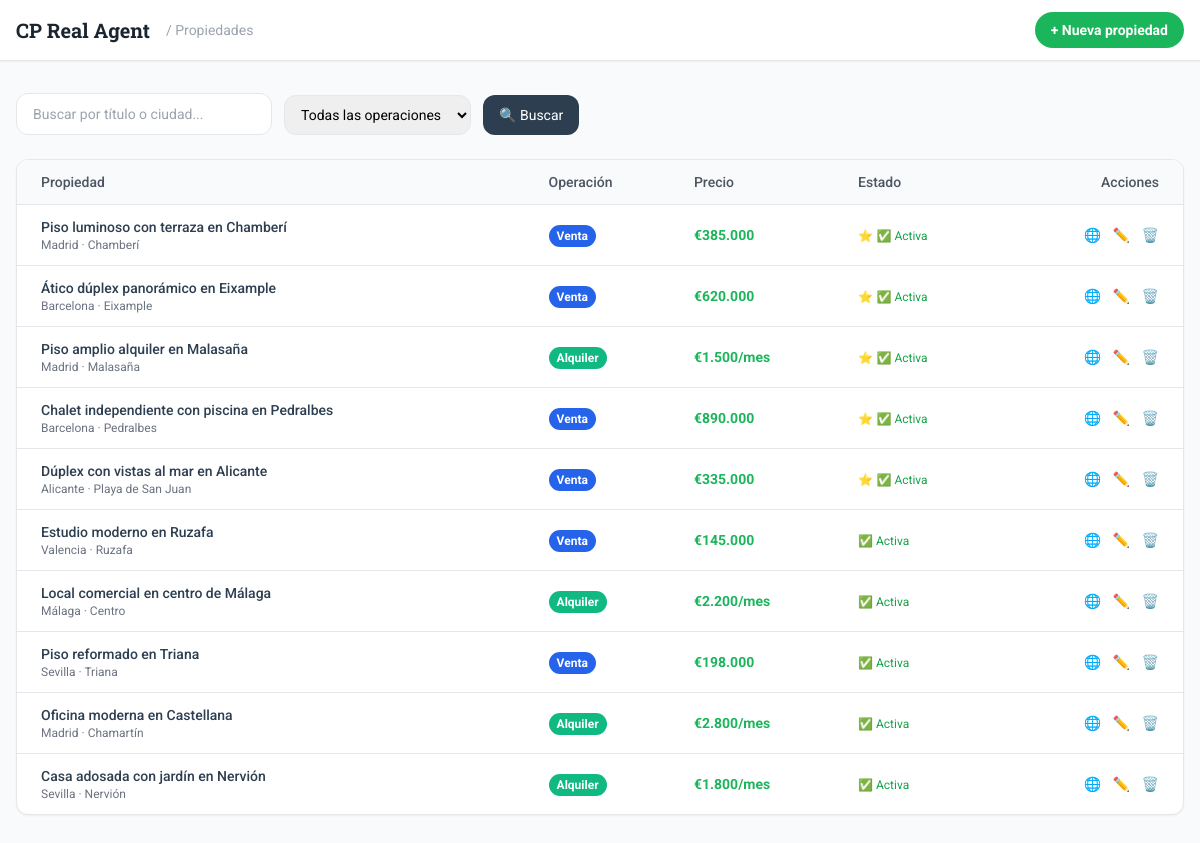
The page /admin/propiedades/listar.php (signed in) on the database its author committed.
### tables this page shows
CREATE TABLE IF NOT EXISTS `propiedades` (
  `id` INT AUTO_INCREMENT PRIMARY KEY,
  `titulo` VARCHAR(200) NOT NULL,
  `slug` VARCHAR(220) UNIQUE NOT NULL,
  `descripcion` TEXT NOT NULL,
  `tipo_operacion` ENUM('alquiler','venta','traspaso','compartir') NOT NULL,
  `tipo_inmueble` ENUM('piso','casa','chalet','atico','duplex','estudio','local','oficina','terreno','garaje') NOT NULL,
  `precio` DECIMAL(12,2) NOT NULL,
  `moneda` CHAR(3) DEFAULT 'EUR',
  `superficie` DECIMAL(8,2) DEFAULT NULL,
  `superficie_util` DECIMAL(8,2) DEFAULT NULL,
  `habitaciones` TINYINT DEFAULT NULL,
  `banos` TINYINT DEFAULT NULL,
  `planta` VARCHAR(50) DEFAULT NULL,
  `ascensor` TINYINT(1) DEFAULT 0,
  `terraza` TINYINT(1) DEFAULT 0,
  `garaje` TINYINT(1) DEFAULT 0,
  `piscina` TINYINT(1) DEFAULT 0,
  `aire_acondicionado` TINYINT(1) DEFAULT 0,
  `amueblado` TINYINT(1) DEFAULT 0,
  `certificacion_energetica` CHAR(1) DEFAULT NULL,
  `ciudad` VARCHAR(100) NOT NULL,
  `zona_barrio` VARCHAR(100) DEFAULT NULL,
  `direccion` VARCHAR(255) DEFAULT NULL,
  `lat` DECIMAL(10,8) DEFAULT NULL,
  `lng` DECIMAL(11,8) DEFAULT NULL,
  `destacada` TINYINT(1) DEFAULT 0,
  `activa` TINYINT(1) DEFAULT 1,
  `visitas` INT DEFAULT 0,
  `created_at` TIMESTAMP DEFAULT CURRENT_TIMESTAMP,
  `updated_at` TIMESTAMP DEFAULT CURRENT_TIMESTAMP ON UPDATE CURRENT_TIMESTAMP,
  INDEX idx_operacion (`tipo_operacion`),
  INDEX idx_ciudad (`ciudad`),
  INDEX idx_tipo (`tipo_inmueble`),
  INDEX idx_precio (`precio`),
  INDEX idx_destacada (`destacada`, `activa`),
  FULLTEXT idx_busqueda (`titulo`, `descripcion`, `ciudad`, `zona_barrio`)
);

### includes/security.php (called while the page is built, shortened)
<?php
function e(string $str): string {
    return htmlspecialchars($str, ENT_QUOTES, 'UTF-8');
}
function sanitize(string $str): string {
    return trim(strip_tags($str));
}

### includes/functions.php (called while the page is built, shortened)
<?php
function format_price(float $price, string $operacion): string {
    $formatted = number_format($price, 0, ',', '.');
    if ($operacion === 'alquiler') {
        return '€' . $formatted . '/mes';
    }
    return '€' . $formatted;
}
function tipo_operacion_label(string $tipo): string {
    $map = [
        'alquiler' => 'Alquiler',
        'venta'    => 'Venta',
        'traspaso' => 'Traspaso',
        'compartir'=> 'Compartir',
    ];
    return $map[$tipo] ?? ucfirst($tipo);
}
function tipo_operacion_color(string $tipo): string {
    $map = [
        'alquiler' => 'bg-emerald-500',
        'venta'    => 'bg-blue-600',
        'traspaso' => 'bg-amber-500',
        'compartir'=> 'bg-purple-500',
    ];
    return $map[$tipo] ?? 'bg-gray-500';
}

### admin/propiedades/listar.php (the view, shortened to what this page needs)
<?php
require_once __DIR__ . '/../../includes/security.php';
require_once __DIR__ . '/../../includes/functions.php';
$db = getDB();
$search = sanitize($_GET['q'] ?? '');
$params = [];
$stmt = $db->prepare("SELECT * FROM propiedades ORDER BY destacada DESC, updated_at DESC");
$stmt->execute($params);
$propiedades = $stmt->fetchAll();
?>
<!DOCTYPE html>
<html lang="es">
<head>
    <script src="https://cdn.tailwindcss.com"></script>
</head>
<body class="font-sans bg-gray-50 min-h-screen">
    <header class="bg-white shadow-sm border-b">
        <div class="max-w-7xl mx-auto px-4 py-3 flex items-center justify-between">
            <div class="flex items-center gap-4">
                <a href="/admin/dashboard" class="text-xl font-slab font-bold text-accent-dark">CP Real Agent</a>
                <span class="text-sm text-gray-400">/ Propiedades</span>
            </div>
            <a href="/admin/propiedades/crear" class="px-4 py-2 bg-primary text-white font-bold rounded-full text-sm hover:bg-primary-dark transition-colors">
                + Nueva propiedad
            </a>
        </div>
    </header>
    <div class="max-w-7xl mx-auto px-4 py-8">
        <div class="flex flex-wrap items-center gap-3 mb-6">
            <form method="GET" class="flex flex-wrap items-end gap-3 flex-1">
                <div>
                    <input type="text" name="q" value="<?= e($search) ?>" placeholder="Buscar por título o ciudad..."
                           class="px-4 py-2.5 rounded-xl border border-gray-200 focus:border-primary outline-none text-sm w-64">
                </div>
                <select name="operacion" class="px-3 py-2.5 rounded-xl border border-gray-200 text-sm">
                    <option value="">Todas las operaciones</option>
                </select>
                <button type="submit" class="px-4 py-2.5 bg-accent text-white text-sm rounded-xl">🔍 Buscar</button>
            </form>
        </div>
        <div class="bg-white rounded-xl shadow-sm border overflow-hidden">
            <div class="overflow-x-auto">
                <table class="w-full text-sm">
                    <thead class="bg-gray-50 border-b">
                        <tr>
                            <th class="text-left px-6 py-3 font-medium text-gray-600">Propiedad</th>
                            <th class="text-left px-4 py-3 font-medium text-gray-600">Operación</th>
                            <th class="text-left px-4 py-3 font-medium text-gray-600">Precio</th>
                            <th class="text-left px-4 py-3 font-medium text-gray-600">Estado</th>
                            <th class="text-right px-6 py-3 font-medium text-gray-600">Acciones</th>
                        </tr>
                    </thead>
                    <tbody class="divide-y">
                        <?php foreach ($propiedades as $p): ?>
                        <tr class="hover:bg-gray-50">
                            <td class="px-6 py-3">
                                <div class="font-medium text-accent truncate max-w-xs"><?= e($p['titulo']) ?></div>
                                <div class="text-xs text-gray-500"><?= e($p['ciudad']) ?><?php if ($p['zona_barrio']) echo ' · ' . e($p['zona_barrio']) ?></div>
                            </td>
                            <td class="px-4 py-3">
                                <span class="px-2 py-1 text-xs font-bold text-white rounded-full <?= tipo_operacion_color($p['tipo_operacion']) ?>">
                                    <?= tipo_operacion_label($p['tipo_operacion']) ?>
                                </span>
                            </td>
                            <td class="px-4 py-3 font-bold text-primary"><?= format_price((float)$p['precio'], $p['tipo_operacion']) ?></td>
                            <td class="px-4 py-3">
                                <?php if ($p['destacada']): ?><span class="text-xs text-amber-500">⭐</span> <?php endif; ?>
                                <span class="text-xs <?= $p['activa'] ? 'text-green-600' : 'text-red-500' ?>">
                                    <?= $p['activa'] ? '✅ Activa' : '🔴 Inactiva' ?>
                                </span>
                            </td>
                            <td class="px-6 py-3 text-right">
                                <a href="/propiedad/<?= e($p['slug']) ?>/" target="_blank" class="text-blue-500 hover:underline mr-2" title="Ver en web">🌐</a>
                                <a href="/admin/propiedades/crear?id=<?= $p['id'] ?>" class="text-primary hover:underline mr-2" title="Editar">✏️</a>
                                <form method="POST" class="inline" onsubmit="return confirm('¿Eliminar esta propiedad?')">
                                    <button type="submit" class="text-red-500 hover:underline" title="Eliminar">🗑️</button>
                                </form>
                            </td>
                        </tr>
                        <?php endforeach; ?>
                    </tbody>
                </table>
            </div>
        </div>
    </div>
</body>
</html>

### rows shown on the page
propiedades: titulo "Piso luminoso con terraza en Chamberí", ciudad "Madrid", zona_barrio "Chamberí", tipo_operacion "Venta", precio+tipo_operacion "€385.000", activa "✅ Activa"
propiedades: titulo "Ático dúplex panorámico en Eixample", ciudad "Barcelona", zona_barrio "Eixample", tipo_operacion "Venta", precio+tipo_operacion "€620.000", activa "✅ Activa"
propiedades: titulo "Piso amplio alquiler en Malasaña", ciudad "Madrid", zona_barrio "Malasaña", tipo_operacion "Alquiler", precio+tipo_operacion "€1.500/mes", activa "✅ Activa"
propiedades: titulo "Chalet independiente con piscina en Pedralbes", ciudad "Barcelona", zona_barrio "Pedralbes", tipo_operacion "Venta", precio+tipo_operacion "€890.000", activa "✅ Activa"
propiedades: titulo "Dúplex con vistas al mar en Alicante", ciudad "Alicante", zona_barrio "Playa de San Juan", tipo_operacion "Venta", precio+tipo_operacion "€335.000", activa "✅ Activa"
propiedades: titulo "Estudio moderno en Ruzafa", ciudad "Valencia", zona_barrio "Ruzafa", tipo_operacion "Venta", precio+tipo_operacion "€145.000", activa "✅ Activa"
propiedades: titulo "Local comercial en centro de Málaga", ciudad "Málaga", zona_barrio "Centro", tipo_operacion "Alquiler", precio+tipo_operacion "€2.200/mes", activa "✅ Activa"
propiedades: titulo "Piso reformado en Triana", ciudad "Sevilla", zona_barrio "Triana", tipo_operacion "Venta", precio+tipo_operacion "€198.000", activa "✅ Activa"
propiedades: titulo "Oficina moderna en Castellana", ciudad "Madrid", zona_barrio "Chamartín", tipo_operacion "Alquiler", precio+tipo_operacion "€2.800/mes", activa "✅ Activa"
propiedades: titulo "Casa adosada con jardín en Nervión", ciudad "Sevilla", zona_barrio "Nervión", tipo_operacion "Alquiler", precio+tipo_operacion "€1.800/mes", activa "✅ Activa"
